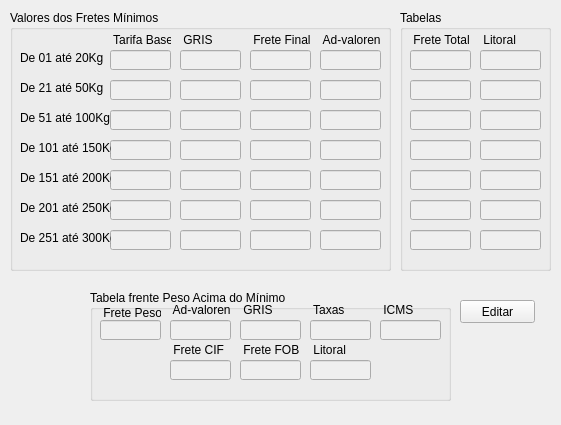
<?xml version="1.0" encoding="UTF-8"?>
<ui version="4.0">
 <class>frm_tarifa</class>
 <widget class="QMainWindow" name="frm_tarifa">
  <property name="geometry">
   <rect>
    <x>0</x>
    <y>0</y>
    <width>561</width>
    <height>425</height>
   </rect>
  </property>
  <property name="windowTitle">
   <string>Tarifas</string>
  </property>
  <widget class="QWidget" name="centralwidget">
   <widget class="QGroupBox" name="groupBox_2">
    <property name="geometry">
     <rect>
      <x>400</x>
      <y>10</y>
      <width>151</width>
      <height>261</height>
     </rect>
    </property>
    <property name="title">
     <string>Tabelas</string>
    </property>
    <widget class="QLineEdit" name="edt_litoral_100">
     <property name="enabled">
      <bool>false</bool>
     </property>
     <property name="geometry">
      <rect>
       <x>80</x>
       <y>100</y>
       <width>61</width>
       <height>20</height>
      </rect>
     </property>
    </widget>
    <widget class="QLineEdit" name="edt_litoral_200">
     <property name="enabled">
      <bool>false</bool>
     </property>
     <property name="geometry">
      <rect>
       <x>80</x>
       <y>160</y>
       <width>61</width>
       <height>20</height>
      </rect>
     </property>
    </widget>
    <widget class="QLineEdit" name="edt_litoral_300">
     <property name="enabled">
      <bool>false</bool>
     </property>
     <property name="geometry">
      <rect>
       <x>80</x>
       <y>220</y>
       <width>61</width>
       <height>20</height>
      </rect>
     </property>
    </widget>
    <widget class="QLineEdit" name="edt_ftotal_200">
     <property name="enabled">
      <bool>false</bool>
     </property>
     <property name="geometry">
      <rect>
       <x>10</x>
       <y>160</y>
       <width>61</width>
       <height>20</height>
      </rect>
     </property>
    </widget>
    <widget class="QLineEdit" name="edt_litoral_250">
     <property name="enabled">
      <bool>false</bool>
     </property>
     <property name="geometry">
      <rect>
       <x>80</x>
       <y>190</y>
       <width>61</width>
       <height>20</height>
      </rect>
     </property>
    </widget>
    <widget class="QLabel" name="label_39">
     <property name="geometry">
      <rect>
       <x>80</x>
       <y>20</y>
       <width>61</width>
       <height>20</height>
      </rect>
     </property>
     <property name="text">
      <string> Litoral</string>
     </property>
    </widget>
    <widget class="QLineEdit" name="edt_ftotal_300">
     <property name="enabled">
      <bool>false</bool>
     </property>
     <property name="geometry">
      <rect>
       <x>10</x>
       <y>220</y>
       <width>61</width>
       <height>20</height>
      </rect>
     </property>
    </widget>
    <widget class="QLineEdit" name="edt_litoral_150">
     <property name="enabled">
      <bool>false</bool>
     </property>
     <property name="geometry">
      <rect>
       <x>80</x>
       <y>130</y>
       <width>61</width>
       <height>20</height>
      </rect>
     </property>
    </widget>
    <widget class="QLineEdit" name="edt_litoral_50">
     <property name="enabled">
      <bool>false</bool>
     </property>
     <property name="geometry">
      <rect>
       <x>80</x>
       <y>70</y>
       <width>61</width>
       <height>20</height>
      </rect>
     </property>
    </widget>
    <widget class="QLabel" name="label_40">
     <property name="geometry">
      <rect>
       <x>10</x>
       <y>20</y>
       <width>61</width>
       <height>20</height>
      </rect>
     </property>
     <property name="text">
      <string> Frete Total</string>
     </property>
    </widget>
    <widget class="QLineEdit" name="edt_ftotal_20">
     <property name="enabled">
      <bool>false</bool>
     </property>
     <property name="geometry">
      <rect>
       <x>10</x>
       <y>40</y>
       <width>61</width>
       <height>20</height>
      </rect>
     </property>
    </widget>
    <widget class="QLineEdit" name="edt_ftotal_100">
     <property name="enabled">
      <bool>false</bool>
     </property>
     <property name="geometry">
      <rect>
       <x>10</x>
       <y>100</y>
       <width>61</width>
       <height>20</height>
      </rect>
     </property>
    </widget>
    <widget class="QLineEdit" name="edt_ftotal_150">
     <property name="enabled">
      <bool>false</bool>
     </property>
     <property name="geometry">
      <rect>
       <x>10</x>
       <y>130</y>
       <width>61</width>
       <height>20</height>
      </rect>
     </property>
    </widget>
    <widget class="QLineEdit" name="edt_ftotal_250">
     <property name="enabled">
      <bool>false</bool>
     </property>
     <property name="geometry">
      <rect>
       <x>10</x>
       <y>190</y>
       <width>61</width>
       <height>20</height>
      </rect>
     </property>
    </widget>
    <widget class="QLineEdit" name="edt_litoral_20">
     <property name="enabled">
      <bool>false</bool>
     </property>
     <property name="geometry">
      <rect>
       <x>80</x>
       <y>40</y>
       <width>61</width>
       <height>20</height>
      </rect>
     </property>
    </widget>
    <widget class="QLineEdit" name="edt_ftotal_50">
     <property name="enabled">
      <bool>false</bool>
     </property>
     <property name="geometry">
      <rect>
       <x>10</x>
       <y>70</y>
       <width>61</width>
       <height>20</height>
      </rect>
     </property>
    </widget>
   </widget>
   <widget class="QGroupBox" name="groupBox">
    <property name="geometry">
     <rect>
      <x>10</x>
      <y>10</y>
      <width>381</width>
      <height>261</height>
     </rect>
    </property>
    <property name="title">
     <string>Valores dos Fretes Mínimos</string>
    </property>
    <widget class="QLineEdit" name="edt_ffinal_250">
     <property name="enabled">
      <bool>false</bool>
     </property>
     <property name="geometry">
      <rect>
       <x>240</x>
       <y>190</y>
       <width>61</width>
       <height>20</height>
      </rect>
     </property>
    </widget>
    <widget class="QLineEdit" name="edt_base_100">
     <property name="enabled">
      <bool>false</bool>
     </property>
     <property name="geometry">
      <rect>
       <x>100</x>
       <y>100</y>
       <width>61</width>
       <height>20</height>
      </rect>
     </property>
    </widget>
    <widget class="QLineEdit" name="edt_ad_50">
     <property name="enabled">
      <bool>false</bool>
     </property>
     <property name="geometry">
      <rect>
       <x>310</x>
       <y>70</y>
       <width>61</width>
       <height>20</height>
      </rect>
     </property>
    </widget>
    <widget class="QLineEdit" name="edt_gris_200">
     <property name="enabled">
      <bool>false</bool>
     </property>
     <property name="geometry">
      <rect>
       <x>170</x>
       <y>160</y>
       <width>61</width>
       <height>20</height>
      </rect>
     </property>
    </widget>
    <widget class="QLineEdit" name="edt_ad_100">
     <property name="enabled">
      <bool>false</bool>
     </property>
     <property name="geometry">
      <rect>
       <x>310</x>
       <y>100</y>
       <width>61</width>
       <height>20</height>
      </rect>
     </property>
    </widget>
    <widget class="QLineEdit" name="edt_ffinal_150">
     <property name="enabled">
      <bool>false</bool>
     </property>
     <property name="geometry">
      <rect>
       <x>240</x>
       <y>130</y>
       <width>61</width>
       <height>20</height>
      </rect>
     </property>
    </widget>
    <widget class="QLineEdit" name="edt_gris_20">
     <property name="enabled">
      <bool>false</bool>
     </property>
     <property name="geometry">
      <rect>
       <x>170</x>
       <y>40</y>
       <width>61</width>
       <height>20</height>
      </rect>
     </property>
    </widget>
    <widget class="QLineEdit" name="edt_base_250">
     <property name="enabled">
      <bool>false</bool>
     </property>
     <property name="geometry">
      <rect>
       <x>100</x>
       <y>190</y>
       <width>61</width>
       <height>20</height>
      </rect>
     </property>
    </widget>
    <widget class="QLineEdit" name="edt_base_200">
     <property name="enabled">
      <bool>false</bool>
     </property>
     <property name="geometry">
      <rect>
       <x>100</x>
       <y>160</y>
       <width>61</width>
       <height>20</height>
      </rect>
     </property>
    </widget>
    <widget class="QLineEdit" name="edt_gris_50">
     <property name="enabled">
      <bool>false</bool>
     </property>
     <property name="geometry">
      <rect>
       <x>170</x>
       <y>70</y>
       <width>61</width>
       <height>20</height>
      </rect>
     </property>
    </widget>
    <widget class="QLineEdit" name="edt_base_20">
     <property name="enabled">
      <bool>false</bool>
     </property>
     <property name="geometry">
      <rect>
       <x>100</x>
       <y>40</y>
       <width>61</width>
       <height>20</height>
      </rect>
     </property>
    </widget>
    <widget class="QLineEdit" name="edt_ad_20">
     <property name="enabled">
      <bool>false</bool>
     </property>
     <property name="geometry">
      <rect>
       <x>310</x>
       <y>40</y>
       <width>61</width>
       <height>20</height>
      </rect>
     </property>
    </widget>
    <widget class="QLineEdit" name="edt_gris_100">
     <property name="enabled">
      <bool>false</bool>
     </property>
     <property name="geometry">
      <rect>
       <x>170</x>
       <y>100</y>
       <width>61</width>
       <height>20</height>
      </rect>
     </property>
    </widget>
    <widget class="QLineEdit" name="edt_ad_150">
     <property name="enabled">
      <bool>false</bool>
     </property>
     <property name="geometry">
      <rect>
       <x>310</x>
       <y>130</y>
       <width>61</width>
       <height>20</height>
      </rect>
     </property>
    </widget>
    <widget class="QLineEdit" name="edt_ffinal_200">
     <property name="enabled">
      <bool>false</bool>
     </property>
     <property name="geometry">
      <rect>
       <x>240</x>
       <y>160</y>
       <width>61</width>
       <height>20</height>
      </rect>
     </property>
    </widget>
    <widget class="QLineEdit" name="edt_ffinal_50">
     <property name="enabled">
      <bool>false</bool>
     </property>
     <property name="geometry">
      <rect>
       <x>240</x>
       <y>70</y>
       <width>61</width>
       <height>20</height>
      </rect>
     </property>
    </widget>
    <widget class="QLineEdit" name="edt_gris_300">
     <property name="enabled">
      <bool>false</bool>
     </property>
     <property name="geometry">
      <rect>
       <x>170</x>
       <y>220</y>
       <width>61</width>
       <height>20</height>
      </rect>
     </property>
    </widget>
    <widget class="QLineEdit" name="edt_bas_150">
     <property name="enabled">
      <bool>false</bool>
     </property>
     <property name="geometry">
      <rect>
       <x>100</x>
       <y>130</y>
       <width>61</width>
       <height>20</height>
      </rect>
     </property>
    </widget>
    <widget class="QLineEdit" name="edt_ad_200">
     <property name="enabled">
      <bool>false</bool>
     </property>
     <property name="geometry">
      <rect>
       <x>310</x>
       <y>160</y>
       <width>61</width>
       <height>20</height>
      </rect>
     </property>
    </widget>
    <widget class="QLineEdit" name="edt_base_50">
     <property name="enabled">
      <bool>false</bool>
     </property>
     <property name="geometry">
      <rect>
       <x>100</x>
       <y>70</y>
       <width>61</width>
       <height>20</height>
      </rect>
     </property>
    </widget>
    <widget class="QLineEdit" name="edt_ffinal_100">
     <property name="enabled">
      <bool>false</bool>
     </property>
     <property name="geometry">
      <rect>
       <x>240</x>
       <y>100</y>
       <width>61</width>
       <height>20</height>
      </rect>
     </property>
    </widget>
    <widget class="QLineEdit" name="edt_ad_250">
     <property name="enabled">
      <bool>false</bool>
     </property>
     <property name="geometry">
      <rect>
       <x>310</x>
       <y>190</y>
       <width>61</width>
       <height>20</height>
      </rect>
     </property>
    </widget>
    <widget class="QLineEdit" name="edt_ad_300">
     <property name="enabled">
      <bool>false</bool>
     </property>
     <property name="geometry">
      <rect>
       <x>310</x>
       <y>220</y>
       <width>61</width>
       <height>20</height>
      </rect>
     </property>
    </widget>
    <widget class="QLineEdit" name="edt_ffinal_20">
     <property name="enabled">
      <bool>false</bool>
     </property>
     <property name="geometry">
      <rect>
       <x>240</x>
       <y>40</y>
       <width>61</width>
       <height>20</height>
      </rect>
     </property>
    </widget>
    <widget class="QLineEdit" name="edt_gris_150">
     <property name="enabled">
      <bool>false</bool>
     </property>
     <property name="geometry">
      <rect>
       <x>170</x>
       <y>130</y>
       <width>61</width>
       <height>20</height>
      </rect>
     </property>
    </widget>
    <widget class="QLineEdit" name="edt_ffinal_300">
     <property name="enabled">
      <bool>false</bool>
     </property>
     <property name="geometry">
      <rect>
       <x>240</x>
       <y>220</y>
       <width>61</width>
       <height>20</height>
      </rect>
     </property>
    </widget>
    <widget class="QLineEdit" name="edt_gris_250">
     <property name="enabled">
      <bool>false</bool>
     </property>
     <property name="geometry">
      <rect>
       <x>170</x>
       <y>190</y>
       <width>61</width>
       <height>20</height>
      </rect>
     </property>
    </widget>
    <widget class="QLineEdit" name="edt_base_300">
     <property name="enabled">
      <bool>false</bool>
     </property>
     <property name="geometry">
      <rect>
       <x>100</x>
       <y>220</y>
       <width>61</width>
       <height>20</height>
      </rect>
     </property>
    </widget>
    <widget class="QLabel" name="label_26">
     <property name="geometry">
      <rect>
       <x>10</x>
       <y>40</y>
       <width>91</width>
       <height>16</height>
      </rect>
     </property>
     <property name="text">
      <string>De 01 até 20Kg</string>
     </property>
    </widget>
    <widget class="QLabel" name="label_33">
     <property name="geometry">
      <rect>
       <x>100</x>
       <y>20</y>
       <width>61</width>
       <height>20</height>
      </rect>
     </property>
     <property name="text">
      <string> Tarifa Base</string>
     </property>
    </widget>
    <widget class="QLabel" name="label_27">
     <property name="geometry">
      <rect>
       <x>10</x>
       <y>70</y>
       <width>91</width>
       <height>16</height>
      </rect>
     </property>
     <property name="text">
      <string>De 21 até 50Kg</string>
     </property>
    </widget>
    <widget class="QLabel" name="label_28">
     <property name="geometry">
      <rect>
       <x>10</x>
       <y>100</y>
       <width>91</width>
       <height>16</height>
      </rect>
     </property>
     <property name="text">
      <string>De 51 até 100Kg</string>
     </property>
    </widget>
    <widget class="QLabel" name="label_29">
     <property name="geometry">
      <rect>
       <x>10</x>
       <y>130</y>
       <width>91</width>
       <height>16</height>
      </rect>
     </property>
     <property name="text">
      <string>De 101 até 150Kg</string>
     </property>
    </widget>
    <widget class="QLabel" name="label_30">
     <property name="geometry">
      <rect>
       <x>10</x>
       <y>160</y>
       <width>91</width>
       <height>16</height>
      </rect>
     </property>
     <property name="text">
      <string>De 151 até 200Kg</string>
     </property>
    </widget>
    <widget class="QLabel" name="label_31">
     <property name="geometry">
      <rect>
       <x>10</x>
       <y>190</y>
       <width>91</width>
       <height>16</height>
      </rect>
     </property>
     <property name="text">
      <string>De 201 até 250Kg</string>
     </property>
    </widget>
    <widget class="QLabel" name="label_32">
     <property name="geometry">
      <rect>
       <x>10</x>
       <y>220</y>
       <width>91</width>
       <height>16</height>
      </rect>
     </property>
     <property name="text">
      <string>De 251 até 300Kg</string>
     </property>
    </widget>
    <widget class="QLabel" name="label_34">
     <property name="geometry">
      <rect>
       <x>170</x>
       <y>20</y>
       <width>61</width>
       <height>20</height>
      </rect>
     </property>
     <property name="text">
      <string> GRIS</string>
     </property>
    </widget>
    <widget class="QLabel" name="label_35">
     <property name="geometry">
      <rect>
       <x>240</x>
       <y>20</y>
       <width>61</width>
       <height>20</height>
      </rect>
     </property>
     <property name="text">
      <string> Frete Final</string>
     </property>
    </widget>
    <widget class="QLabel" name="label_36">
     <property name="geometry">
      <rect>
       <x>310</x>
       <y>20</y>
       <width>61</width>
       <height>20</height>
      </rect>
     </property>
     <property name="text">
      <string> Ad-valoren</string>
     </property>
    </widget>
   </widget>
   <widget class="QGroupBox" name="groupBox_3">
    <property name="geometry">
     <rect>
      <x>90</x>
      <y>290</y>
      <width>361</width>
      <height>111</height>
     </rect>
    </property>
    <property name="title">
     <string>Tabela frente Peso Acima do Mínimo</string>
    </property>
    <widget class="QLineEdit" name="edt_fpeso">
     <property name="enabled">
      <bool>false</bool>
     </property>
     <property name="geometry">
      <rect>
       <x>10</x>
       <y>30</y>
       <width>61</width>
       <height>20</height>
      </rect>
     </property>
    </widget>
    <widget class="QLineEdit" name="edt_ad">
     <property name="enabled">
      <bool>false</bool>
     </property>
     <property name="geometry">
      <rect>
       <x>80</x>
       <y>30</y>
       <width>61</width>
       <height>20</height>
      </rect>
     </property>
    </widget>
    <widget class="QLineEdit" name="edt_gris">
     <property name="enabled">
      <bool>false</bool>
     </property>
     <property name="geometry">
      <rect>
       <x>150</x>
       <y>30</y>
       <width>61</width>
       <height>20</height>
      </rect>
     </property>
    </widget>
    <widget class="QLineEdit" name="edt_taxas">
     <property name="enabled">
      <bool>false</bool>
     </property>
     <property name="geometry">
      <rect>
       <x>220</x>
       <y>30</y>
       <width>61</width>
       <height>20</height>
      </rect>
     </property>
    </widget>
    <widget class="QLineEdit" name="edt_icms">
     <property name="enabled">
      <bool>false</bool>
     </property>
     <property name="geometry">
      <rect>
       <x>290</x>
       <y>30</y>
       <width>61</width>
       <height>20</height>
      </rect>
     </property>
    </widget>
    <widget class="QLineEdit" name="edt_frete_cif">
     <property name="enabled">
      <bool>false</bool>
     </property>
     <property name="geometry">
      <rect>
       <x>80</x>
       <y>70</y>
       <width>61</width>
       <height>20</height>
      </rect>
     </property>
    </widget>
    <widget class="QLineEdit" name="edt_frete_fob">
     <property name="enabled">
      <bool>false</bool>
     </property>
     <property name="geometry">
      <rect>
       <x>150</x>
       <y>70</y>
       <width>61</width>
       <height>20</height>
      </rect>
     </property>
    </widget>
    <widget class="QLineEdit" name="edt_frete_litoral">
     <property name="enabled">
      <bool>false</bool>
     </property>
     <property name="geometry">
      <rect>
       <x>220</x>
       <y>70</y>
       <width>61</width>
       <height>20</height>
      </rect>
     </property>
    </widget>
    <widget class="QLabel" name="label_37">
     <property name="geometry">
      <rect>
       <x>10</x>
       <y>13</y>
       <width>61</width>
       <height>20</height>
      </rect>
     </property>
     <property name="text">
      <string> Frete Peso</string>
     </property>
    </widget>
    <widget class="QLabel" name="label_38">
     <property name="geometry">
      <rect>
       <x>80</x>
       <y>10</y>
       <width>61</width>
       <height>20</height>
      </rect>
     </property>
     <property name="text">
      <string> Ad-valoren</string>
     </property>
    </widget>
    <widget class="QLabel" name="label_41">
     <property name="geometry">
      <rect>
       <x>150</x>
       <y>10</y>
       <width>61</width>
       <height>20</height>
      </rect>
     </property>
     <property name="text">
      <string> GRIS</string>
     </property>
    </widget>
    <widget class="QLabel" name="label_42">
     <property name="geometry">
      <rect>
       <x>220</x>
       <y>10</y>
       <width>61</width>
       <height>20</height>
      </rect>
     </property>
     <property name="text">
      <string> Taxas</string>
     </property>
    </widget>
    <widget class="QLabel" name="label_43">
     <property name="geometry">
      <rect>
       <x>290</x>
       <y>10</y>
       <width>61</width>
       <height>20</height>
      </rect>
     </property>
     <property name="text">
      <string> ICMS</string>
     </property>
    </widget>
    <widget class="QLabel" name="label_44">
     <property name="geometry">
      <rect>
       <x>80</x>
       <y>50</y>
       <width>61</width>
       <height>20</height>
      </rect>
     </property>
     <property name="text">
      <string> Frete CIF</string>
     </property>
    </widget>
    <widget class="QLabel" name="label_45">
     <property name="geometry">
      <rect>
       <x>150</x>
       <y>50</y>
       <width>61</width>
       <height>20</height>
      </rect>
     </property>
     <property name="text">
      <string> Frete FOB</string>
     </property>
    </widget>
    <widget class="QLabel" name="label_46">
     <property name="geometry">
      <rect>
       <x>220</x>
       <y>50</y>
       <width>61</width>
       <height>20</height>
      </rect>
     </property>
     <property name="text">
      <string> Litoral</string>
     </property>
    </widget>
   </widget>
   <widget class="QPushButton" name="btn_edit">
    <property name="geometry">
     <rect>
      <x>460</x>
      <y>300</y>
      <width>75</width>
      <height>23</height>
     </rect>
    </property>
    <property name="text">
     <string>Editar</string>
    </property>
   </widget>
  </widget>
  <widget class="QMenuBar" name="menubar">
   <property name="geometry">
    <rect>
     <x>0</x>
     <y>0</y>
     <width>561</width>
     <height>21</height>
    </rect>
   </property>
  </widget>
 </widget>
 <tabstops>
  <tabstop>edt_base_20</tabstop>
  <tabstop>edt_gris_20</tabstop>
  <tabstop>edt_ffinal_20</tabstop>
  <tabstop>edt_ad_20</tabstop>
  <tabstop>edt_base_50</tabstop>
  <tabstop>edt_gris_50</tabstop>
  <tabstop>edt_ffinal_50</tabstop>
  <tabstop>edt_ad_50</tabstop>
  <tabstop>edt_base_100</tabstop>
  <tabstop>edt_gris_100</tabstop>
  <tabstop>edt_ffinal_100</tabstop>
  <tabstop>edt_ad_100</tabstop>
  <tabstop>edt_bas_150</tabstop>
  <tabstop>edt_gris_150</tabstop>
  <tabstop>edt_ffinal_150</tabstop>
  <tabstop>edt_ad_150</tabstop>
  <tabstop>edt_base_200</tabstop>
  <tabstop>edt_gris_200</tabstop>
  <tabstop>edt_ffinal_200</tabstop>
  <tabstop>edt_ad_200</tabstop>
  <tabstop>edt_base_250</tabstop>
  <tabstop>edt_gris_250</tabstop>
  <tabstop>edt_ffinal_250</tabstop>
  <tabstop>edt_ad_250</tabstop>
  <tabstop>edt_base_300</tabstop>
  <tabstop>edt_gris_300</tabstop>
  <tabstop>edt_ffinal_300</tabstop>
  <tabstop>edt_ad_300</tabstop>
  <tabstop>edt_fpeso</tabstop>
  <tabstop>edt_ad</tabstop>
  <tabstop>edt_gris</tabstop>
  <tabstop>edt_taxas</tabstop>
  <tabstop>edt_icms</tabstop>
  <tabstop>btn_edit</tabstop>
  <tabstop>edt_litoral_250</tabstop>
  <tabstop>edt_ftotal_150</tabstop>
  <tabstop>edt_ftotal_300</tabstop>
  <tabstop>edt_ftotal_20</tabstop>
  <tabstop>edt_litoral_300</tabstop>
  <tabstop>edt_ftotal_50</tabstop>
  <tabstop>edt_ftotal_100</tabstop>
  <tabstop>edt_litoral_200</tabstop>
  <tabstop>edt_litoral_100</tabstop>
  <tabstop>edt_ftotal_250</tabstop>
  <tabstop>edt_litoral_150</tabstop>
  <tabstop>edt_ftotal_200</tabstop>
  <tabstop>edt_litoral_20</tabstop>
  <tabstop>edt_litoral_50</tabstop>
  <tabstop>edt_frete_cif</tabstop>
  <tabstop>edt_frete_fob</tabstop>
  <tabstop>edt_frete_litoral</tabstop>
 </tabstops>
 <resources/>
 <connections/>
</ui>
